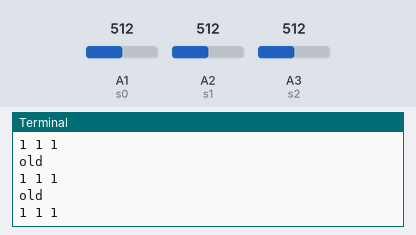
The program below on a simulated Arduino board driven over Firmata from a computer. Parts: the last lines printed to the terminal. The inputs (shaded band) are chosen by the test bench; at power-on: A1 (s0) = 512, A2 (s1) = 512, A3 (s2) = 512 (analog values on the 0–1023 scale).

Above: at 6.2 s.
6.3 s: A1 (s0) set to 122
At 6.56 s:
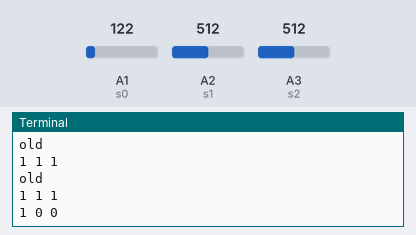
7.8 s: A2 (s1) set to 122
At 7.96 s:
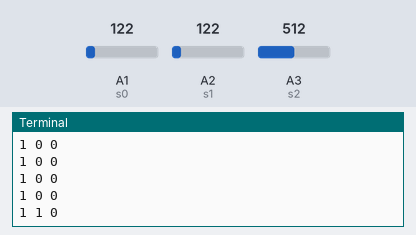
9.3 s: A1 (s0) set to 306
At 9.36 s:
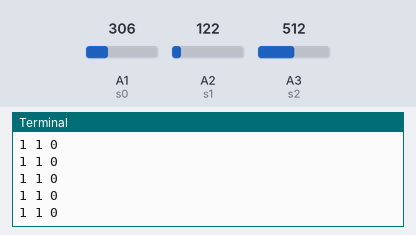
10.8 s: A3 (s2) set to 122
At 10.96 s:
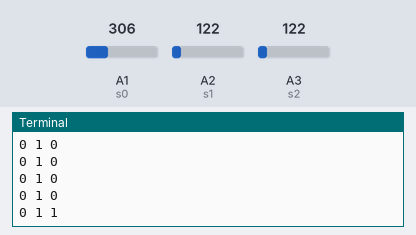
12.3 s: A2 (s1) set to 306
At 12.37 s:
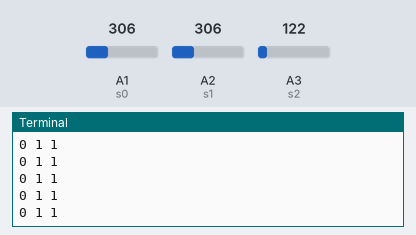

Measured:
- after the input at 6.3 s, the terminal: prints a new line after 0.10 s (image 1)
- after the input at 7.8 s, the terminal: prints a new line at once (image 2)
- after the input at 10.8 s, the terminal: prints a new line at once (image 4)

The program:

IRSensorReadEx.py
```python
import time
import pyfirmata as pf

# 아두이노 연결
board = pf.Arduino('/dev/ttyACM0')

pf.util.Iterator(board).start()
board.analog[0].enable_reporting()

# 아날로그 핀 설정
# a : analog / d : digital signal
# 숫자 : 아날로그 핀 넘버
# i : input / o : output
s0 = board.get_pin('a:1:i')
s1 = board.get_pin('a:2:i')
s2 = board.get_pin('a:3:i')

# 이전의 라인정보를 저장해줌
old_line = [0, 0, 0]
def LineTracking():
    # 아날로그 값 저장
    val = [0, 0, 0]
    val[0] = s0.read()
    val[1] = s1.read()
    val[2] = s2.read()

    # 초기값이 None으로 들어오기 때문에
    # None값일 경우 0으로 설정
    if val[0] == None:
        val[0] = 0
    if val[1] == None:
        val[1] = 0
    if val[2] == None:
        val[2] = 0

    # 정규화
    val[0] = val[0] * 100000 / 256
    val[1] = val[1] * 100000 / 256
    val[2] = val[2] * 100000 / 256
    # 정수로 변환
    val[0] = int(val[0])
    val[1] = int(val[1])
    val[2] = int(val[2])

    return val
def LineWrite(v0, v1, v2):
    line = [0, 0, 0]

    # 라인센서가 일정 값 이하일 경우 검은선을 인지했다고 설정
    # v1은 가운데 센서이므로 값을 더 민감하게 받도록 설정
    if v0 <= 80: line[0] = 1
    if v1 <= 95: line[1] = 1
    if v2 <= 80: line[2] = 1

    return line
def LineSave(line):
    # 라인의 값을 저장
    old_line = line.copy()
    return old_line

def clockwise(line):
    wise = 0
    if line == [1,1,0]: wise = 0 # 시계방향일때
    elif line == [0,1,1]: wise = 1 # 반시계방향일때
    elif line == [1,1,1]: wise = 3

    return wise

if __name__ == '__main__':
    while True:
        v0, v1, v2 = LineTracking()
        line = LineWrite(v0, v1, v2)

        # 라인의 값이 정상적으로 읽어졌을경우
        if line != [0, 0, 0]:
            old_line = LineSave(line)
        # 라인의 값이 비정상적인 경우
        elif line == [0, 0, 0]:
            line = old_line
            print("old")
        else:
            pass

        print(line[0], line[1], line[2])
        # index = MinIndex(v0, v1, v2)
        # print("S0 : ", v0)
        # print("S1 : ", v1)
        # print("S2 : ", v2)
        # print(" ")
        # print("min index : ", index)

        time.sleep(0.2)
```
